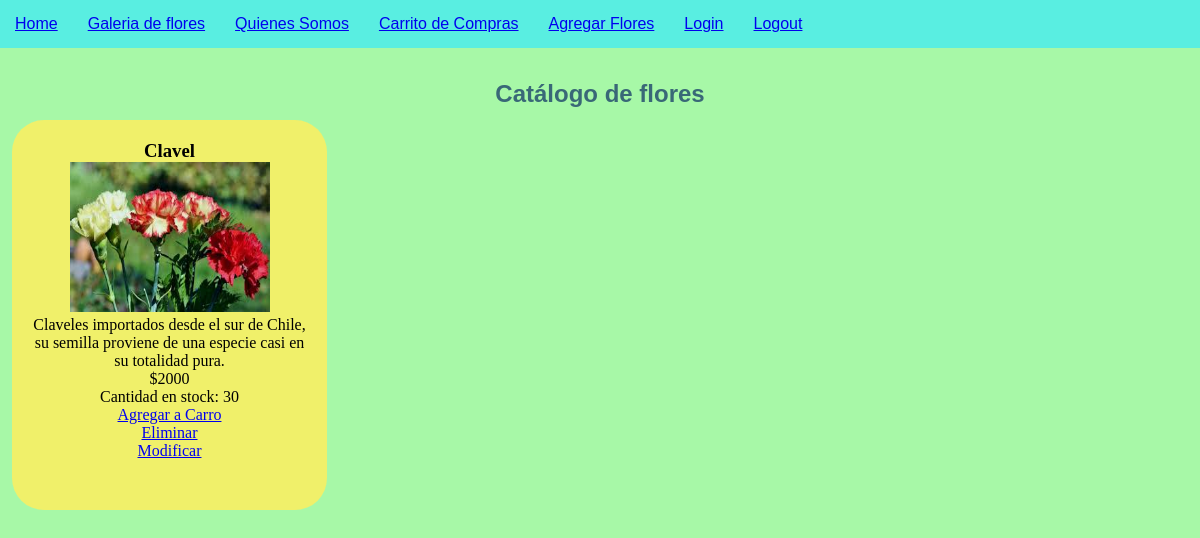
/galeria (signed in), run on the app's committed database.
### floreria/models.py (models this page shows, shortened)
class Flores(models.Model):
    name=models.CharField(max_length=100, primary_key=True)
    foto=models.ImageField(upload_to="flor",null=False)
    descripcion=models.TextField(max_length=300, null=False)
    valor=models.IntegerField(null=False)
    stock=models.IntegerField(null=False)

### floreria/views.py (the view)
# urls.py: path('galeria',galeria,name='GALE'),
@login_required(login_url='/login')
def galeria(request):
    flowers = Flores.objects.all()  # select * from pelicula
    return render(request, 'core/galeria.html', {'listaflores': flowers})

### floreria/templates/core/galeria.html (shortened to what this page needs)
    {% extends "core/base.html" %}
    {% load static %}
    {% block contenido %}
        <h2>Catálogo de flores</h2>
    {% for f in listaflores %}
         <div class="flores">
            <h3>{{f.name}}</h3>
            <img src="{{f.foto.url}}">
            <p>{{f.descripcion}}</p>
            <p>${{f.valor}}</p>
            <p>Cantidad en stock: {{f.stock}}</p>
            <div>
                <a href="{% url 'ANADIR_CARRO' f.name %}">Agregar a Carro</a>
            </div>
            <div>
                <a href="{% url 'ELIMINAR' f.name %}">Eliminar</a>
            </div>
            <div>
                <a href="{% url 'MODIFICA' f.name %}">Modificar</a>
            </div>
        </div>
    {% endfor %}
    {% endblock contenido %}

### floreria/static/core/css/estilos_floreria.css (style rules this page uses)
* { margin: 0; padding: 0; }
body { background-color: rgb(167, 248, 167); }
h2 { color: rgb(57, 104, 119); font-family: Arial, Helvetica, sans-serif; text-align: center; }
img { width: 200px; height: 150px; }
.flores { padding: 20px; margin-left: 1%; background-color: rgb(240, 240, 106); width: 250px; float: left; border-radius: 2em; text-align: center; margin: 1%; width: 275px; height: 350px; }

### data on the page
Flores: name "Clavel", foto (picture), descripcion "Claveles importados desde el sur de Chile, su semilla proviene de una especie casi en su totalidad pura.", valor "2000", stock "30"
